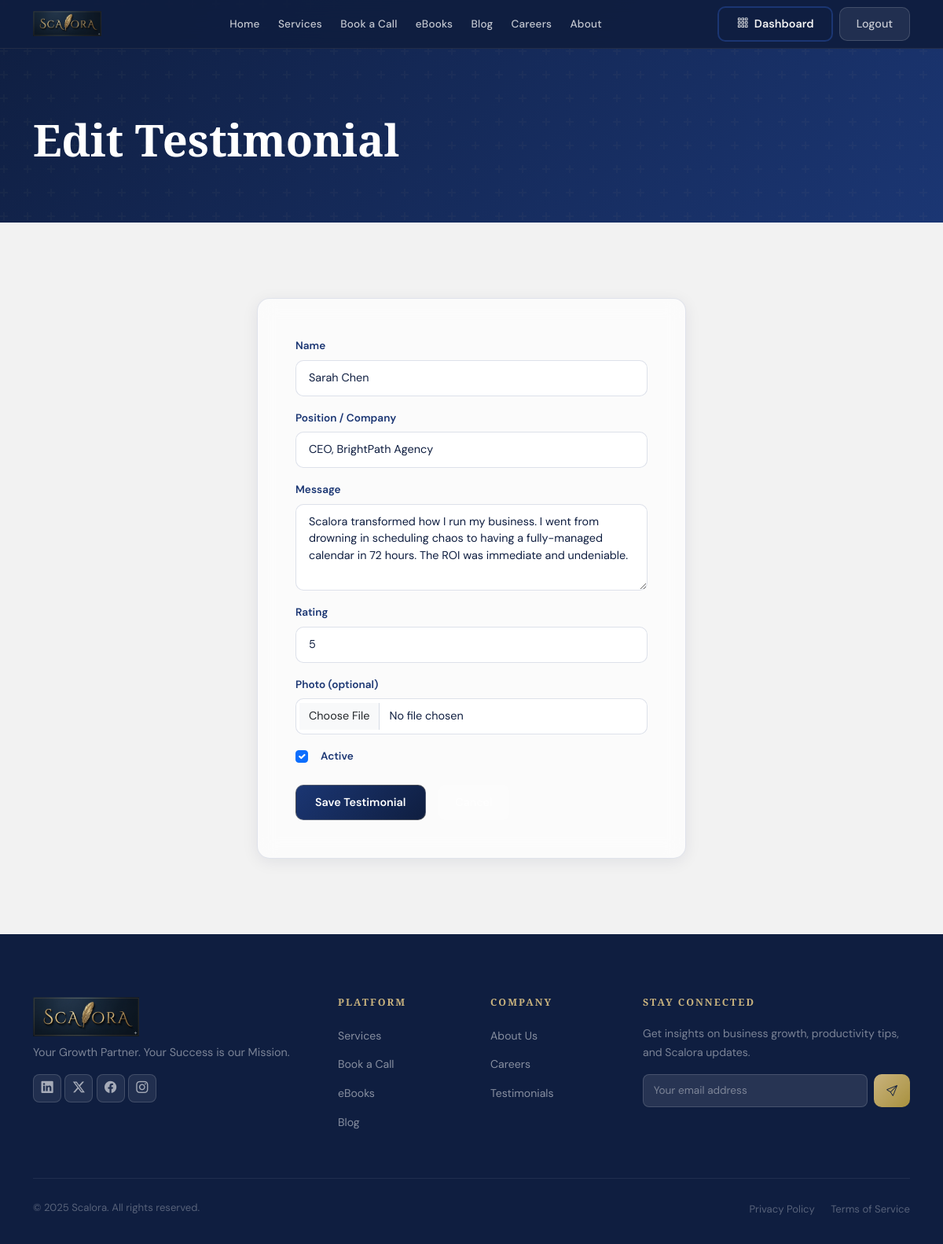
/testimonials/1/edit/ (signed in), run on the app's committed database.
### testimonials/models.py (models this page shows, shortened)
class Testimonial(models.Model):
    name = models.CharField(max_length=100)
    position = models.CharField(max_length=100, blank=True)
    message = models.TextField()
    rating = models.PositiveSmallIntegerField(default=5, choices=[(i,i) for i in range(1,6)])
    avatar = models.ImageField(upload_to='testimonials/', blank=True, null=True)
    is_active = models.BooleanField(default=True)
    created_at = models.DateTimeField(auto_now_add=True)
    class Meta:
        ordering = ['-created_at']

### testimonials/views.py (the view)
# urls.py: path('<int:pk>/edit/', views.edit_testimonial, name='edit'),
@login_required
def edit_testimonial(request, pk):
    if not request.user.is_staff:
        messages.error(request, 'Access denied.')
        return redirect('testimonials:list')
    testimonial = get_object_or_404(Testimonial, pk=pk)
    if request.method == 'POST':
        form = TestimonialForm(request.POST, request.FILES, instance=testimonial)
        if form.is_valid():
            form.save()
            messages.success(request, 'Testimonial updated!')
            return redirect('dashboard:admin_testimonials')
    else:
        form = TestimonialForm(instance=testimonial)
    return render(request, 'testimonials/form.html', {'form': form, 'title': 'Edit Testimonial', 'testimonial': testimonial})

### testimonials/forms.py
class TestimonialForm(forms.ModelForm):
    class Meta:
        model = Testimonial
        fields = ['name', 'position', 'message', 'rating', 'avatar', 'is_active']
        widgets = {
            'name': forms.TextInput(attrs={'class': 'form-control scalora-input'}),
            'position': forms.TextInput(attrs={'class': 'form-control scalora-input'}),
            'message': forms.Textarea(attrs={'class': 'form-control scalora-input', 'rows': 4}),
            'rating': forms.Select(attrs={'class': 'form-select scalora-input'}),
            'avatar': forms.FileInput(attrs={'class': 'form-control scalora-input'}),
            'is_active': forms.CheckboxInput(attrs={'class': 'form-check-input'}),
        }

### templates/testimonials/form.html (shortened to what this page needs)
{% extends 'base.html' %}
{% block content %}
<div class="page-header-section"><div class="container"><h1 class="page-title">{{ title }}</h1></div></div>
<section class="py-section"><div class="container"><div class="row justify-content-center"><div class="col-lg-6">
<div class="glass-card p-5">
<form method="POST" enctype="multipart/form-data">{% csrf_token %}
<div class="mb-3"><label class="scalora-label">Name</label>{{ form.name }}</div>
<div class="mb-3"><label class="scalora-label">Position / Company</label>{{ form.position }}</div>
<div class="mb-3"><label class="scalora-label">Message</label>{{ form.message }}</div>
<div class="mb-3"><label class="scalora-label">Rating</label>{{ form.rating }}</div>
<div class="mb-3"><label class="scalora-label">Photo (optional)</label>{{ form.avatar }}</div>
<div class="mb-4"><div class="form-check">{{ form.is_active }}<label class="form-check-label scalora-label ms-2">Active</label></div></div>
<div class="d-flex gap-3">
<button type="submit" class="btn scalora-btn-primary">Save Testimonial</button>
<a href="/dashboard/admin/testimonials/" class="btn scalora-btn-ghost">Cancel</a>
</div></form></div>
</div></div></div></section>
{% endblock %}

### static/css/scalora.css (style rules this page uses)
:root { --primary-dark: #0F1E40; --primary: #1B3673; --primary-light: #4A5D8A; --secondary: #8C92AC; --gold: #c9b37e; --gold-light: #e0cc9e; --off-white: #F2F2F2; --white: #ffffff; --glass-bg: rgba(27, 54, 115, 0.15); --glass-border: rgba(201, 179, 126, 0.18); --glass-bg-dark: rgba(15, 30, 64, 0.75); --text-primary: #0F1E40; --text-light: rgba(255,255,255,0.85); --font-display: 'Playfair Display', Georgia, serif; --font-body: 'DM Sans', system-ui, sans-serif; --radius: 16px; --radius-sm: 10px; --shadow: 0 8px 40px rgba(15,30,64,0.18); --shadow-lg: 0 20px 60px rgba(15,30,64,0.25); --transition: all 0.3s cubic-bezier(0.4, 0, 0.2, 1); }
*, *::before, *::after { box-sizing: border-box; }
html { scroll-behavior: smooth; }
body { font-family: var(--font-body); color: var(--text-primary); background: var(--off-white); line-height: 1.7; overflow-x: hidden; }
h1,h2,h3,h4,h5,h6 { font-family: var(--font-display); font-weight: 700; line-height: 1.2; }
.scalora-btn-primary { background: linear-gradient(135deg, var(--primary) 0%, var(--primary-dark) 100%); color: var(--white) !important; border: 1px solid rgba(201,179,126,0.3); border-radius: 10px; font-weight: 600; font-size: 0.9rem; padding: 0.65rem 1.5rem; transition: var(--transition); text-decoration: none; display: inline-flex; align-items: center; }
.scalora-btn-ghost { background: rgba(255,255,255,0.08); color: rgba(255,255,255,0.75) !important; border: 1px solid rgba(255,255,255,0.15); border-radius: 10px; font-weight: 500; font-size: 0.9rem; padding: 0.6rem 1.3rem; transition: var(--transition); text-decoration: none; display: inline-flex; align-items: center; }
.glass-card { background: rgba(255,255,255,0.7); backdrop-filter: blur(12px); -webkit-backdrop-filter: blur(12px); border: 1px solid rgba(27,54,115,0.12); border-radius: var(--radius); box-shadow: 0 4px 20px rgba(15,30,64,0.08); transition: var(--transition); overflow: hidden; }
.scalora-input, .form-control.scalora-input, .form-select.scalora-input { background: rgba(255,255,255,0.8) !important; border: 1.5px solid rgba(27,54,115,0.15) !important; border-radius: 10px !important; padding: 0.7rem 1rem !important; font-family: var(--font-body); color: var(--primary-dark) !important; transition: var(--transition); font-size: 0.9rem; }
.scalora-label { font-weight: 600; font-size: 0.85rem; color: var(--primary); margin-bottom: 0.4rem; display: block; }
.py-section { padding: 6rem 0; }
.page-header-section { background: linear-gradient(135deg, var(--primary-dark) 0%, var(--primary) 100%); padding: 9rem 0 4rem; position: relative; overflow: hidden; }
.page-header-section::before { content: ''; position: absolute; inset: 0; }
.page-title { font-family: var(--font-display); font-size: clamp(2rem,5vw,3.5rem); color: var(--white); margin-bottom: 0.5rem; }

### data on the page
Testimonial: name "Sarah Chen", position "CEO, BrightPath Agency", message "Scalora transformed how I run my business. I went from drowning in scheduling chaos to having a fully-managed calendar in 72 hours. The ROI was immediate and undeniable.", rating "5", is_active "☑"

### other printed values
{{ title }} "Edit Testimonial"
